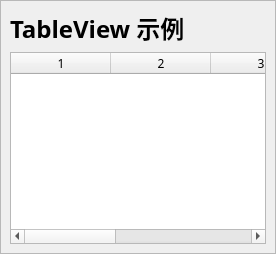
      <widget class="QWidget" name="page_7">
       <layout class="QGridLayout" name="gridLayout_26">
        <property name="leftMargin">
         <number>0</number>
        </property>
        <property name="topMargin">
         <number>0</number>
        </property>
        <property name="rightMargin">
         <number>0</number>
        </property>
        <property name="bottomMargin">
         <number>0</number>
        </property>
        <item row="0" column="0">
         <widget class="QFrame" name="frame_3">
          <property name="frameShape">
           <enum>QFrame::StyledPanel</enum>
          </property>
          <property name="frameShadow">
           <enum>QFrame::Raised</enum>
          </property>
          <layout class="QGridLayout" name="gridLayout_5">
           <item row="0" column="0">
            <widget class="QLabel" name="label_16">
             <property name="font">
              <font>
               <family>微软雅黑</family>
               <pointsize>18</pointsize>
               <bold>true</bold>
              </font>
             </property>
             <property name="text">
              <string>TableView 示例</string>
             </property>
            </widget>
           </item>
           <item row="1" column="0">
            <widget class="QTableWidget" name="tableWidget">
             <property name="font">
              <font>
               <family>微软雅黑</family>
              </font>
             </property>
             <property name="selectionBehavior">
              <enum>QAbstractItemView::SelectItems</enum>
             </property>
             <property name="rowCount">
              <number>0</number>
             </property>
             <property name="columnCount">
              <number>5</number>
             </property>
             <column/>
             <column/>
             <column/>
             <column/>
             <column/>
            </widget>
           </item>
          </layout>
         </widget>
        </item>
       </layout>
      </widget>
